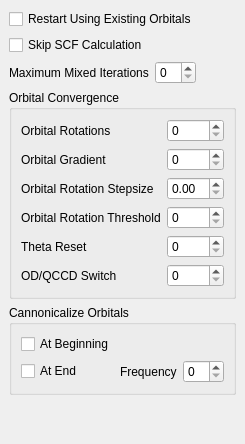
          <widget class="QWidget" name="AdvancedActiveSpace" >
           <layout class="QVBoxLayout" >
            <property name="margin" >
             <number>9</number>
            </property>
            <property name="spacing" >
             <number>6</number>
            </property>
            <item>
             <widget class="QCheckBox" name="cc_restart" >
              <property name="text" >
               <string>Restart Using Existing Orbitals</string>
              </property>
             </widget>
            </item>
            <item>
             <widget class="QCheckBox" name="cc_restart_no_scf" >
              <property name="text" >
               <string>Skip SCF Calculation</string>
              </property>
             </widget>
            </item>
            <item>
             <layout class="QHBoxLayout" >
              <property name="margin" >
               <number>0</number>
              </property>
              <property name="spacing" >
               <number>6</number>
              </property>
              <item>
               <widget class="QLabel" name="label_179" >
                <property name="text" >
                 <string>Maximum Mixed Iterations</string>
                </property>
               </widget>
              </item>
              <item>
               <widget class="QSpinBox" name="cc_iterate_ov" >
                <property name="sizePolicy" >
                 <sizepolicy>
                  <hsizetype>4</hsizetype>
                  <vsizetype>0</vsizetype>
                  <horstretch>0</horstretch>
                  <verstretch>0</verstretch>
                 </sizepolicy>
                </property>
               </widget>
              </item>
              <item>
               <spacer>
                <property name="orientation" >
                 <enum>Qt::Horizontal</enum>
                </property>
                <property name="sizeHint" >
                 <size>
                  <width>40</width>
                  <height>20</height>
                 </size>
                </property>
               </spacer>
              </item>
             </layout>
            </item>
            <item>
             <widget class="QGroupBox" name="groupBox_16" >
              <property name="title" >
               <string>Orbital Convergence</string>
              </property>
              <layout class="QGridLayout" >
               <property name="margin" >
                <number>9</number>
               </property>
               <property name="spacing" >
                <number>6</number>
               </property>
               <item row="1" column="0" >
                <widget class="QLabel" name="label_126" >
                 <property name="text" >
                  <string>Orbital Gradient</string>
                 </property>
                </widget>
               </item>
               <item row="2" column="1" >
                <widget class="QDoubleSpinBox" name="cc_theta_stepsize" >
                 <property name="sizePolicy" >
                  <sizepolicy>
                   <hsizetype>4</hsizetype>
                   <vsizetype>0</vsizetype>
                   <horstretch>0</horstretch>
                   <verstretch>0</verstretch>
                  </sizepolicy>
                 </property>
                </widget>
               </item>
               <item row="1" column="1" >
                <widget class="QSpinBox" name="cc_theta_grad_conv" >
                 <property name="sizePolicy" >
                  <sizepolicy>
                   <hsizetype>1</hsizetype>
                   <vsizetype>0</vsizetype>
                   <horstretch>0</horstretch>
                   <verstretch>0</verstretch>
                  </sizepolicy>
                 </property>
                </widget>
               </item>
               <item row="5" column="1" >
                <widget class="QSpinBox" name="cc_qccd_theta_switch" >
                 <property name="sizePolicy" >
                  <sizepolicy>
                   <hsizetype>1</hsizetype>
                   <vsizetype>0</vsizetype>
                   <horstretch>0</horstretch>
                   <verstretch>0</verstretch>
                  </sizepolicy>
                 </property>
                </widget>
               </item>
               <item row="2" column="0" >
                <widget class="QLabel" name="label_159" >
                 <property name="text" >
                  <string>Orbital Rotation Stepsize</string>
                 </property>
                </widget>
               </item>
               <item row="0" column="0" >
                <widget class="QLabel" name="label_125" >
                 <property name="text" >
                  <string>Orbital Rotations</string>
                 </property>
                </widget>
               </item>
               <item row="5" column="0" >
                <widget class="QLabel" name="label_64" >
                 <property name="text" >
                  <string>OD/QCCD Switch</string>
                 </property>
                </widget>
               </item>
               <item row="3" column="1" >
                <widget class="QSpinBox" name="cc_theta_grad_thresh" >
                 <property name="sizePolicy" >
                  <sizepolicy>
                   <hsizetype>1</hsizetype>
                   <vsizetype>0</vsizetype>
                   <horstretch>0</horstretch>
                   <verstretch>0</verstretch>
                  </sizepolicy>
                 </property>
                </widget>
               </item>
               <item row="4" column="0" >
                <widget class="QLabel" name="label_178" >
                 <property name="text" >
                  <string>Theta Reset</string>
                 </property>
                </widget>
               </item>
               <item row="3" column="0" >
                <widget class="QLabel" name="label_177" >
                 <property name="text" >
                  <string>Orbital Rotation Threshold</string>
                 </property>
                </widget>
               </item>
               <item row="0" column="1" >
                <widget class="QSpinBox" name="cc_theta_conv" >
                 <property name="sizePolicy" >
                  <sizepolicy>
                   <hsizetype>1</hsizetype>
                   <vsizetype>0</vsizetype>
                   <horstretch>0</horstretch>
                   <verstretch>0</verstretch>
                  </sizepolicy>
                 </property>
                </widget>
               </item>
               <item row="4" column="1" >
                <widget class="QSpinBox" name="cc_reset_theta" >
                 <property name="sizePolicy" >
                  <sizepolicy>
                   <hsizetype>1</hsizetype>
                   <vsizetype>0</vsizetype>
                   <horstretch>0</horstretch>
                   <verstretch>0</verstretch>
                  </sizepolicy>
                 </property>
                </widget>
               </item>
              </layout>
             </widget>
            </item>
            <item>
             <widget class="QGroupBox" name="groupBox_19" >
              <property name="title" >
               <string>Cannonicalize Orbitals</string>
              </property>
              <layout class="QGridLayout" >
               <property name="margin" >
                <number>9</number>
               </property>
               <property name="spacing" >
                <number>6</number>
               </property>
               <item row="1" column="1" >
                <widget class="QLabel" name="label_182" >
                 <property name="text" >
                  <string>Frequency</string>
                 </property>
                </widget>
               </item>
               <item row="1" column="0" >
                <widget class="QCheckBox" name="cc_canonize_final" >
                 <property name="text" >
                  <string>At End</string>
                 </property>
                </widget>
               </item>
               <item row="1" column="2" >
                <widget class="QSpinBox" name="cc_canonize_frequency" >
                 <property name="sizePolicy" >
                  <sizepolicy>
                   <hsizetype>4</hsizetype>
                   <vsizetype>0</vsizetype>
                   <horstretch>0</horstretch>
                   <verstretch>0</verstretch>
                  </sizepolicy>
                 </property>
                </widget>
               </item>
               <item row="0" column="0" >
                <widget class="QCheckBox" name="cc_canonize" >
                 <property name="text" >
                  <string>At Beginning</string>
                 </property>
                </widget>
               </item>
              </layout>
             </widget>
            </item>
            <item>
             <spacer>
              <property name="orientation" >
               <enum>Qt::Vertical</enum>
              </property>
              <property name="sizeHint" >
               <size>
                <width>20</width>
                <height>40</height>
               </size>
              </property>
             </spacer>
            </item>
           </layout>
          </widget>
